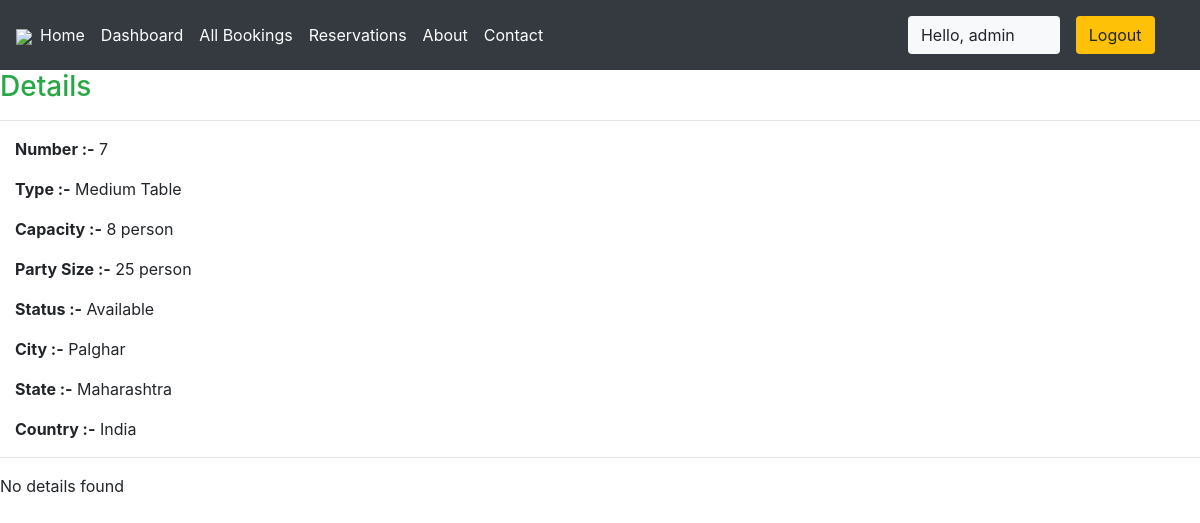
Page /staff/panel/view-room?roomid=7 (signed in) on the earlier database version.
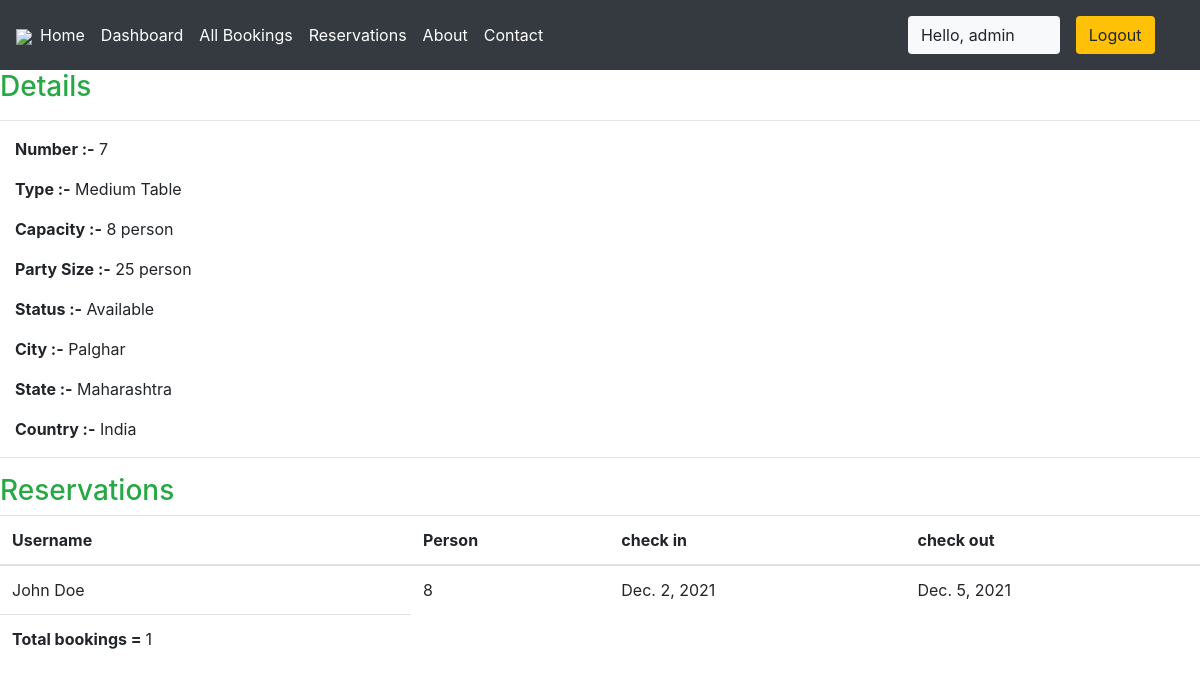
Same page on the later database version.
### krishna/models.py (models this page shows, shortened)
class Reservation(models.Model):
    check_in = models.DateField(auto_now =False)
    check_out = models.DateField()
    room = models.ForeignKey(Rooms, on_delete = models.CASCADE)
    guest = models.ForeignKey(User, on_delete= models.CASCADE)
    booking_id = models.CharField(max_length=100,default="null")

class Rooms(models.Model):
    ROOM_STATUS = (
    ("1", "available"),
    ("2", "not available"),
    )
    ROOM_TYPE = (
    ("1", "Large Table"),
    ("2", "Medium Table"),
    ("3","Couple Tables"),
    )
    room_type = models.CharField(max_length=50,choices = ROOM_TYPE)
    capacity = models.IntegerField()
    price = models.IntegerField()
    size = models.IntegerField()
    hotel = models.ForeignKey(Hotels, on_delete = models.CASCADE)
    status = models.CharField(choices =ROOM_STATUS,max_length = 15)
    roomnumber = models.IntegerField()

### krishna/views.py (the view)
# urls.py: path('staff/panel/view-room', views.view_room),
@login_required(login_url='/staff')
def view_room(request):
    room_id = request.GET['roomid']
    room = Rooms.objects.all().get(id=room_id)
    reservation = Reservation.objects.all().filter(room=room)
    return HttpResponse(render(request,'staff/viewroom.html',{'room':room,'reservations':reservation}))

### templates/staff/viewroom.html
 {% extends 'basic.html' %} {% block title %}View Room {% endblock title %} {% block body %}
<h3 class="text-success"> Details</h3>
<hr>
<div class="container mx-0 ">
    <p><b>Number :-</b> {{room.roomnumber}}</p>
    <p><b>Type :-</b> {{room.get_room_type_display}}</p>
    <p><b>Capacity :-</b> {{room.capacity}} person</p>
    <p><b>Party Size :-</b> {{room.size}} person</p>
    <p><b>Status :-</b> {{room.get_status_display| capfirst}} </p>
    <p><b>City :-</b> {{room.hotel.location| capfirst}} </p>
    <p><b>State :-</b> {{room.hotel.state| capfirst}} </p>
    <p><b>Country :-</b> {{room.hotel.country| capfirst}} </p>
</div>
<hr> {% if reservations %}
<h3 class="text-success">Reservations </h3>
<table class="table">
    <thead>
        <th>Username</th>
        <th>Person</th>
        <th>check in</th>
        <th>check out</th>
    </thead>
    {% for each_detail in reservations %}
    <tr>
        <td>{{each_detail.guest.username}}</td>
        <td>{{each_detail.room.capacity}}</td>
        <td>{{each_detail.check_in}}</td>
        <td>{{each_detail.check_out}}</td>
    </tr>
    {% endfor %}
    <tr>
        <td><b>Total bookings = </b>{{reservations | length}}</td>
    </tr>
</table>
{% else %}
<p>No details found</p>
{% endif %} {% endblock body %}

Differences in the rows shown:
added Reservation: guest.username "John Doe", room.capacity "8", check_in "Dec. 2, 2021", check_out "Dec. 5, 2021"
Other differences:
{{ reservations | length }}: (not shown) → "1"
text no longer shown: "No details found"
text now shown: "Reservations Username Person check in check out Total bookings ="
